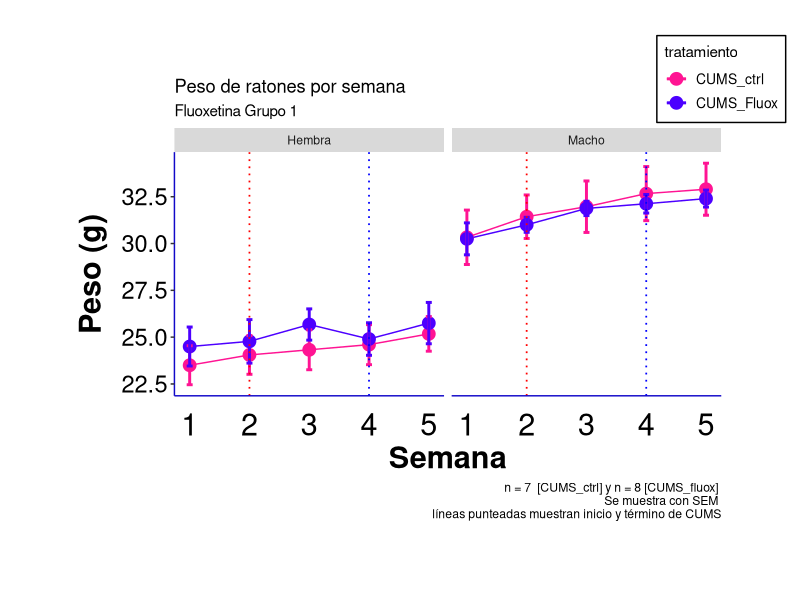

Source code (R): (Note: this script raises an error after producing the figure.)
library(tidyverse)

pesos_raw <- read.csv("registro_pesos_fluoxetina_grupo_1.csv")


# Con ddply

library(plyr)
  # Run the functions length, mean, and sd on the value of "change" for each group, 
  # broken down by sex + condition
  # http://www.cookbook-r.com/Manipulating_data/Summarizing_data/
   
cdata <- ddply(pesos_raw, c("tratamiento", "sexo", "semana"), summarise,
               N    = length(peso),
               mean = mean(peso),
               sd   = sd(peso),
               se   = sd / sqrt(N)
)
cdata

  # If there are NA’s in the data, you need to pass the flag na.rm=TRUE 
  # to each of the functions. 
  # length() doesn’t take na.rm as an option, 
  # so one way to work around it is to use sum(!is.na(...)) 
  # to count how many non-NA’s there are.


cdata <- ddply(pesos_raw, c("tratamiento", "sexo", "semana"), summarise,
               N    = sum(!is.na(peso)),
               mean = mean(peso, na.rm=TRUE),
               sd   = sd(peso, na.rm=TRUE),
               se   = sd / sqrt(N)
)
cdata


ggplot(data = cdata, aes(x = semana, y = mean, colour = tratamiento)) +
  geom_line(aes(colour = tratamiento), alpha = 1, size = .5) +
  geom_point(aes(colour = tratamiento), alpha = 1, size = 4) +
  scale_color_manual(values = c("#ff1493", "#4c00ff")) +
  geom_errorbar(aes(ymin = mean - se, ymax = mean + se), width = .1, size = 1) +
  facet_grid(~ sexo) + 
  labs(
    title = "Peso de ratones por semana",
    subtitle = "Fluoxetina Grupo 1",
    caption = "n = 7  [CUMS_ctrl] y n = 8 [CUMS_fluox] \n Se muestra con SEM \n líneas punteadas muestran inicio y término de CUMS",
    x = "Semana",
    y = "Peso (g)"
  ) +
  theme(
    plot.margin = unit(c(2,2,2,2), "cm"),
    panel.background = element_blank(),
    axis.line = element_line(color = "#1209c8"),
    axis.title = element_text(size=22, color="black", 
                              face="bold"),
    axis.text = element_text(size = 22, color = "black"),
    axis.text.y = element_text(size=17), 
    axis.ticks.x = element_blank(),
    axis.text.x = element_text(margin = margin(t=10)),
    axis.title.y=element_text(margin = margin(r=10)),
    legend.position = c(1,1.3),
    legend.text = element_text(size=10),
    legend.background = element_rect(color="black")) +
  geom_vline(xintercept = 2, linetype = "dotted", color = "red", size = .6) +
  geom_vline(xintercept = 4, linetype = "dotted", color = "blue", size = .6)

    

# Exportar datos

## Prisma

cdata

datos_prisma <- cdata %>%
  pivot_wider(names_from = c(tratamiento, sexo),
              values_from = c(mean, N, sd, se))

datos_prisma

write_pzfx(datos_prisma, "pesos_fluoxetina_grupo_1_clean.pzfx", row_names = TRUE, x_col = NA)















